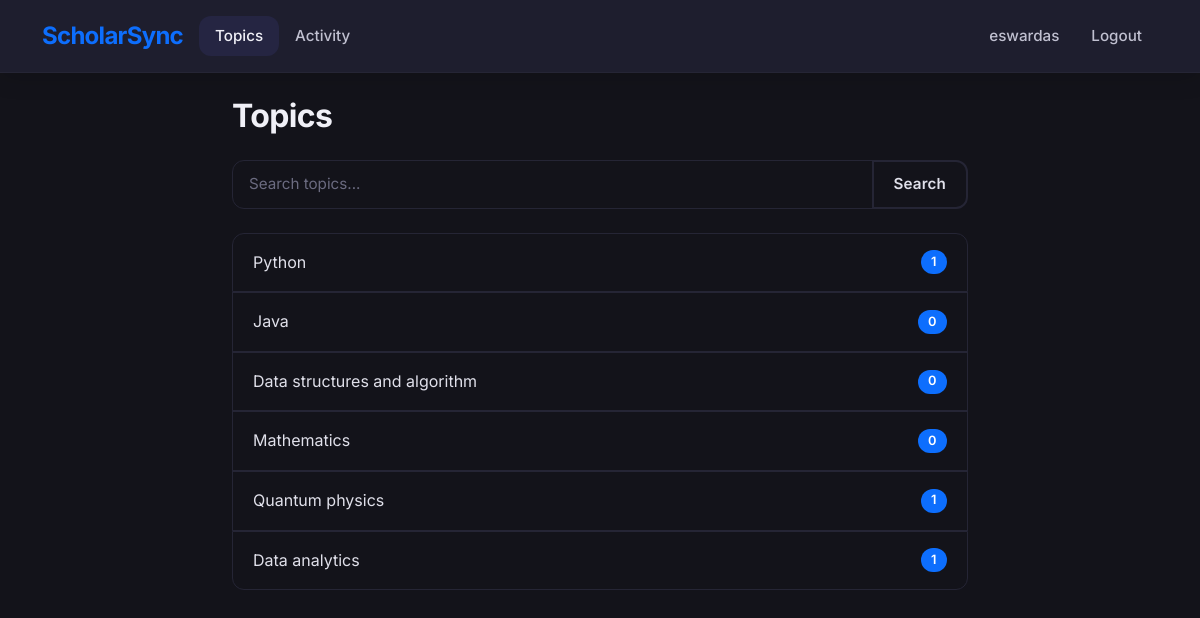
Screenshot of /topics/ (signed in) with the database file from the repository.
### base/models.py (models this page shows, shortened)
class Topic(models.Model):
    name = models.CharField(max_length=200)

### base/views.py (the view)
# urls.py: path('topics/', views.topicsPage, name='topics'),
@login_required(login_url='login')
def topicsPage(request):
    q = request.GET.get('q') if request.GET.get('q') is not None else ''
    topics = Topic.objects.exclude(name='').filter(name__icontains=q)
    return render(request, 'base/topics.html', {'topics': topics})

### templates/base/topics.html (shortened to what this page needs)
<!DOCTYPE html>
<html>
<head>
    <link href="https://cdn.jsdelivr.net/npm/bootstrap@5.1.3/dist/css/bootstrap.min.css" rel="stylesheet">
    <link rel="stylesheet" href="/static/css/style.css">
</head>
<body class="bg-dark">
    <nav class="navbar navbar-expand-lg navbar-dark bg-black border-bottom border-secondary">
        <div class="container">
            <a class="navbar-brand fw-bold text-primary" href="{% url 'home' %}">ScholarSync</a>
            <div class="collapse navbar-collapse" id="navbarNav">
                <ul class="navbar-nav me-auto">
                    <li class="nav-item">
                        <a class="nav-link active text-light" href="{% url 'topics' %}">Topics</a>
                    </li>
                    <li class="nav-item">
                        <a class="nav-link text-light" href="{% url 'activity' %}">Activity</a>
                    </li>
                </ul>
                <ul class="navbar-nav">
                    {% if request.user.is_authenticated %}
                        <li class="nav-item">
                            <a class="nav-link text-light" href="{% url 'update-user' %}">{{request.user.username}}</a>
                        </li>
                        <li class="nav-item">
                            <a class="nav-link text-light" href="{% url 'logout' %}">Logout</a>
                        </li>
                    {% endif %}
                </ul>
            </div>
        </div>
    </nav>
    <div class="container mt-4">
        <div class="row">
            <div class="col-md-8 offset-md-2">
                <h2 class="text-white mb-4">Topics</h2>
                <form class="mb-4">
                    <div class="input-group">
                        <input type="text" name="q" class="form-control bg-dark text-light border-secondary" placeholder="Search topics..." value="{{request.GET.q}}">
                        <button class="btn btn-outline-secondary text-light border-secondary" type="submit">Search</button>
                    </div>
                </form>
                <div class="list-group">
                    {% for topic in topics %}
                        <a href="?q={{topic.name}}" class="list-group-item list-group-item-action d-flex justify-content-between align-items-center bg-dark text-light border-secondary">
                            <span>{{topic.name}}</span>
                            <span class="badge bg-primary rounded-pill">{{topic.room_set.count}}</span>
                        </a>
                    {% empty %}
                        <div class="alert alert-info bg-dark border-info text-info">
                            No topics found.
                        </div>
                    {% endfor %}
                </div>
            </div>
        </div>
    </div>
</body>
</html>

### rows the page displays
Topic: name "Python", room_set.count "1"
Topic: name "Java", room_set.count "0"
Topic: name "Data structures and algorithm", room_set.count "0"
Topic: name "Mathematics", room_set.count "0"
Topic: name "Quantum physics", room_set.count "1"
Topic: name "Data analytics", room_set.count "1"

### other values shown
{{ request.user.username }} "eswardas"
